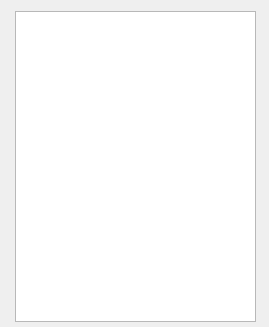
<?xml version="1.0" encoding="UTF-8"?>
<ui version="4.0">
 <class>Errors</class>
 <widget class="QWidget" name="Errors">
  <property name="geometry">
   <rect>
    <x>0</x>
    <y>0</y>
    <width>269</width>
    <height>327</height>
   </rect>
  </property>
  <property name="windowTitle">
   <string>Form</string>
  </property>
  <widget class="QTextBrowser" name="ErrorsTXT">
   <property name="geometry">
    <rect>
     <x>15</x>
     <y>11</y>
     <width>241</width>
     <height>311</height>
    </rect>
   </property>
  </widget>
 </widget>
 <resources/>
 <connections/>
</ui>
